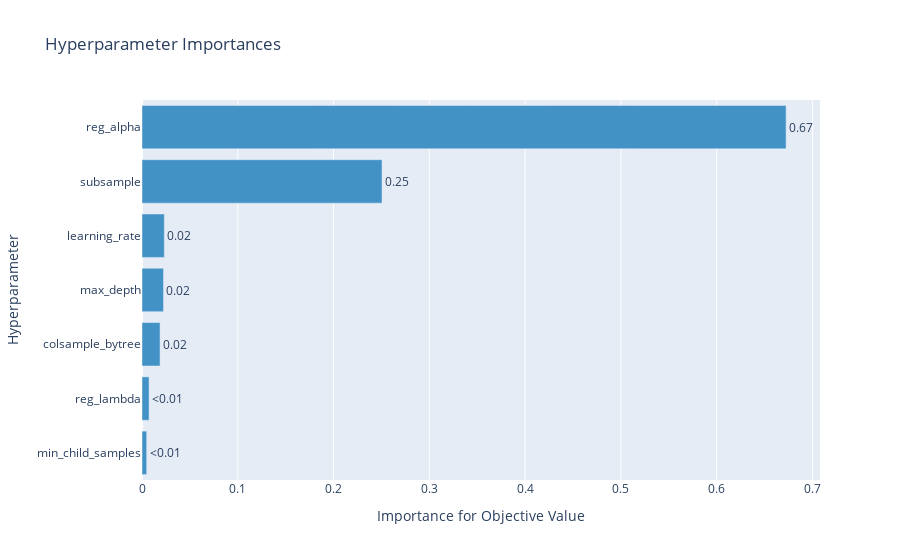

Notebook code cell kept with this figure:
### Code cell
plot_param_importances(study)

### Figure 1 — Plotly figure (JSON) as saved in the notebook; plotly's stock layout.template omitted (floating-point values rounded to 4 significant figures)
{"data": [{"cliponaxis": false, "hovertemplate": ["min_child_samples (IntDistribution): 0.004909832465031405<extra></extra>", "reg_lambda (FloatDistribution): 0.007373777324592425<extra></extra>", "colsample_bytree (FloatDistribution): 0.018861601065428387<extra></extra>", "max_depth (IntDistribution): 0.022433175500572253<extra></extra>", "learning_rate (FloatDistribution): 0.02329615889947918<extra></extra>", "subsample (FloatDistribution): 0.250612237585626<extra></extra>", "reg_alpha (FloatDistribution): 0.6725132171592701<extra></extra>"], "marker": {"color": "rgb(66,146,198)"}, "orientation": "h", "text": ["<0.01", "<0.01", "0.02", "0.02", "0.02", "0.25", "0.67"], "textposition": "outside", "type": "bar", "x": [0.00491, 0.007374, 0.01886, 0.02243, 0.0233, 0.2506, 0.6725], "y": ["min_child_samples", "reg_lambda", "colsample_bytree", "max_depth", "learning_rate", "subsample", "reg_alpha"]}], "layout": {"showlegend": false, "title": {"text": "Hyperparameter Importances"}, "xaxis": {"title": {"text": "Importance for Objective Value"}}, "yaxis": {"title": {"text": "Hyperparameter"}}}}
